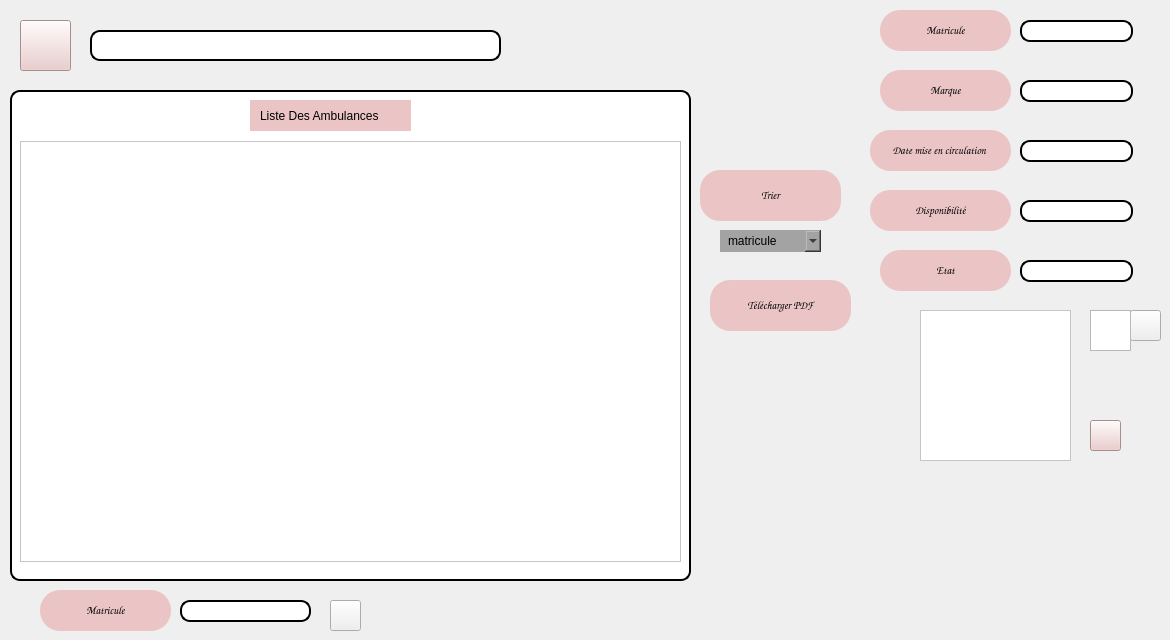
   <widget class="QWidget" name="Afficher">
    <attribute name="title">
     <string>Afficher</string>
    </attribute>
    <widget class="QPushButton" name="pushButton_15">
     <property name="geometry">
      <rect>
       <x>20</x>
       <y>20</y>
       <width>51</width>
       <height>51</height>
      </rect>
     </property>
     <property name="font">
      <font>
       <family>Comic Sans MS</family>
       <pointsize>8</pointsize>
       <weight>75</weight>
       <italic>false</italic>
       <bold>true</bold>
      </font>
     </property>
     <property name="styleSheet">
      <string notr="true">background-image: url(:/image/search.svg);
background-color: rgb(235, 197, 197);</string>
     </property>
     <property name="text">
      <string/>
     </property>
    </widget>
    <widget class="QLineEdit" name="nomrecherche">
     <property name="geometry">
      <rect>
       <x>90</x>
       <y>30</y>
       <width>411</width>
       <height>31</height>
      </rect>
     </property>
     <property name="font">
      <font>
       <family>Comic Sans MS</family>
       <pointsize>8</pointsize>
       <weight>75</weight>
       <italic>false</italic>
       <bold>true</bold>
      </font>
     </property>
     <property name="styleSheet">
      <string notr="true">border: 2px solid black;
font: 75 8pt &quot;MS Shell Dlg 2&quot;;
border-radius: 10px;
padding: 0 8px;
background: white;
font: bold, &quot;Comic Sans MS&quot;;;
text-align:center;</string>
     </property>
     <property name="text">
      <string/>
     </property>
    </widget>
    <widget class="QPlainTextEdit" name="plainTextEdit">
     <property name="geometry">
      <rect>
       <x>10</x>
       <y>90</y>
       <width>681</width>
       <height>491</height>
      </rect>
     </property>
     <property name="styleSheet">
      <string notr="true">border: 2px solid black;
font: 75 8pt &quot;MS Shell Dlg 2&quot;;
border-radius: 10px;
padding: 0 8px;
background: white;
font: bold, &quot;Comic Sans MS&quot;;;
text-align:center;</string>
     </property>
     <property name="plainText">
      <string/>
     </property>
    </widget>
    <widget class="QLineEdit" name="lineEdit_7">
     <property name="geometry">
      <rect>
       <x>250</x>
       <y>100</y>
       <width>161</width>
       <height>31</height>
      </rect>
     </property>
     <property name="styleSheet">
      <string notr="true">font: 75 8pt &quot;MS Shell Dlg 2&quot;;
border-radius: 20px;
color: black;
padding: 0 8px;
background: #ebc5c5;
font: bold, &quot;Comic Sans MS&quot;;;
text-align:center;</string>
     </property>
     <property name="text">
      <string>Liste Des Ambulances</string>
     </property>
    </widget>
    <widget class="QPushButton" name="pushButton_16">
     <property name="geometry">
      <rect>
       <x>710</x>
       <y>280</y>
       <width>141</width>
       <height>51</height>
      </rect>
     </property>
     <property name="font">
      <font>
       <family>Comic Sans MS</family>
       <pointsize>8</pointsize>
       <weight>75</weight>
       <italic>false</italic>
       <bold>true</bold>
      </font>
     </property>
     <property name="styleSheet">
      <string notr="true">font: 75 8pt &quot;MS Shell Dlg 2&quot;;
border-radius: 20px;
color: black;
padding: 0 8px;
background: #ebc5c5;
font: bold, &quot;Comic Sans MS&quot;;;
text-align:center;</string>
     </property>
     <property name="text">
      <string>Télécharger PDF</string>
     </property>
    </widget>
    <widget class="QPushButton" name="pushButton_19">
     <property name="geometry">
      <rect>
       <x>700</x>
       <y>170</y>
       <width>141</width>
       <height>51</height>
      </rect>
     </property>
     <property name="font">
      <font>
       <family>Comic Sans MS</family>
       <pointsize>8</pointsize>
       <weight>75</weight>
       <italic>false</italic>
       <bold>true</bold>
      </font>
     </property>
     <property name="styleSheet">
      <string notr="true">font: 75 8pt &quot;MS Shell Dlg 2&quot;;
border-radius: 20px;
color: black;
padding: 0 8px;
background: #ebc5c5;
font: bold, &quot;Comic Sans MS&quot;;;
text-align:center;</string>
     </property>
     <property name="text">
      <string>Trier</string>
     </property>
    </widget>
    <widget class="QTableView" name="view">
     <property name="geometry">
      <rect>
       <x>20</x>
       <y>141</y>
       <width>661</width>
       <height>421</height>
      </rect>
     </property>
     <property name="styleSheet">
      <string notr="true">background: rgb(255, 255, 255);</string>
     </property>
    </widget>
    <widget class="QLineEdit" name="lineEdit_matricule_2">
     <property name="geometry">
      <rect>
       <x>1020</x>
       <y>20</y>
       <width>113</width>
       <height>22</height>
      </rect>
     </property>
     <property name="styleSheet">
      <string notr="true">border: 2px solid black;
font: 75 8pt &quot;MS Shell Dlg 2&quot;;
border-radius: 10px;
padding: 0 8px;
background: white;
font: bold, &quot;Comic Sans MS&quot;;;
text-align:center;</string>
     </property>
    </widget>
    <widget class="QPushButton" name="pushButton_20">
     <property name="geometry">
      <rect>
       <x>880</x>
       <y>10</y>
       <width>131</width>
       <height>41</height>
      </rect>
     </property>
     <property name="font">
      <font>
       <family>Comic Sans MS</family>
       <pointsize>8</pointsize>
       <weight>75</weight>
       <italic>false</italic>
       <bold>true</bold>
      </font>
     </property>
     <property name="styleSheet">
      <string notr="true">font: 75 8pt &quot;MS Shell Dlg 2&quot;;
border-radius: 20px;
color: black;
padding: 0 8px;
background: #ebc5c5;
font: bold, &quot;Comic Sans MS&quot;;;
text-align:center;</string>
     </property>
     <property name="text">
      <string>Matricule</string>
     </property>
    </widget>
    <widget class="QPushButton" name="pushButton_39">
     <property name="geometry">
      <rect>
       <x>330</x>
       <y>600</y>
       <width>31</width>
       <height>31</height>
      </rect>
     </property>
     <property name="font">
      <font>
       <family>Comic Sans MS</family>
       <pointsize>8</pointsize>
       <weight>75</weight>
       <italic>false</italic>
       <bold>true</bold>
      </font>
     </property>
     <property name="styleSheet">
      <string notr="true">background-image: url(:/image/trash-2 (1).svg);</string>
     </property>
     <property name="text">
      <string/>
     </property>
    </widget>
    <widget class="QPushButton" name="pushButton_23">
     <property name="geometry">
      <rect>
       <x>1130</x>
       <y>310</y>
       <width>31</width>
       <height>31</height>
      </rect>
     </property>
     <property name="font">
      <font>
       <family>Comic Sans MS</family>
       <pointsize>8</pointsize>
       <weight>75</weight>
       <italic>false</italic>
       <bold>true</bold>
      </font>
     </property>
     <property name="styleSheet">
      <string notr="true">background-image: url(:/image/save.svg);</string>
     </property>
     <property name="text">
      <string/>
     </property>
    </widget>
    <widget class="QPushButton" name="pushButton_24">
     <property name="geometry">
      <rect>
       <x>880</x>
       <y>70</y>
       <width>131</width>
       <height>41</height>
      </rect>
     </property>
     <property name="font">
      <font>
       <family>Comic Sans MS</family>
       <pointsize>8</pointsize>
       <weight>75</weight>
       <italic>false</italic>
       <bold>true</bold>
      </font>
     </property>
     <property name="styleSheet">
      <string notr="true">font: 75 8pt &quot;MS Shell Dlg 2&quot;;
border-radius: 20px;
color: black;
padding: 0 8px;
background: #ebc5c5;
font: bold, &quot;Comic Sans MS&quot;;;
text-align:center;</string>
     </property>
     <property name="text">
      <string>Marque</string>
     </property>
    </widget>
    <widget class="QLineEdit" name="marque_2">
     <property name="geometry">
      <rect>
       <x>1020</x>
       <y>80</y>
       <width>113</width>
       <height>22</height>
      </rect>
     </property>
     <property name="styleSheet">
      <string notr="true">border: 2px solid black;
font: 75 8pt &quot;MS Shell Dlg 2&quot;;
border-radius: 10px;
padding: 0 8px;
background: white;
font: bold, &quot;Comic Sans MS&quot;;;
text-align:center;</string>
     </property>
    </widget>
    <widget class="QPushButton" name="pushButton_25">
     <property name="geometry">
      <rect>
       <x>870</x>
       <y>130</y>
       <width>141</width>
       <height>41</height>
      </rect>
     </property>
     <property name="font">
      <font>
       <family>Comic Sans MS</family>
       <pointsize>8</pointsize>
       <weight>75</weight>
       <italic>false</italic>
       <bold>true</bold>
      </font>
     </property>
     <property name="styleSheet">
      <string notr="true">font: 75 8pt &quot;MS Shell Dlg 2&quot;;
border-radius: 20px;
color: black;
padding: 0 8px;
background: #ebc5c5;
font: bold, &quot;Comic Sans MS&quot;;;
text-align:center;</string>
     </property>
     <property name="text">
      <string>Date mise en circulation </string>
     </property>
    </widget>
    <widget class="QLineEdit" name="date_2">
     <property name="geometry">
      <rect>
       <x>1020</x>
       <y>140</y>
       <width>113</width>
       <height>22</height>
      </rect>
     </property>
     <property name="styleSheet">
      <string notr="true">border: 2px solid black;
font: 75 8pt &quot;MS Shell Dlg 2&quot;;
border-radius: 10px;
padding: 0 8px;
background: white;
font: bold, &quot;Comic Sans MS&quot;;;
text-align:center;</string>
     </property>
    </widget>
    <widget class="QPushButton" name="pushButton_26">
     <property name="geometry">
      <rect>
       <x>870</x>
       <y>190</y>
       <width>141</width>
       <height>41</height>
      </rect>
     </property>
     <property name="font">
      <font>
       <family>Comic Sans MS</family>
       <pointsize>8</pointsize>
       <weight>75</weight>
       <italic>false</italic>
       <bold>true</bold>
      </font>
     </property>
     <property name="styleSheet">
      <string notr="true">font: 75 8pt &quot;MS Shell Dlg 2&quot;;
border-radius: 20px;
color: black;
padding: 0 8px;
background: #ebc5c5;
font: bold, &quot;Comic Sans MS&quot;;;
text-align:center;</string>
     </property>
     <property name="text">
      <string>Disponibilité</string>
     </property>
    </widget>
    <widget class="QLineEdit" name="dispo_2">
     <property name="geometry">
      <rect>
       <x>1020</x>
       <y>200</y>
       <width>113</width>
       <height>22</height>
      </rect>
     </property>
     <property name="styleSheet">
      <string notr="true">border: 2px solid black;
font: 75 8pt &quot;MS Shell Dlg 2&quot;;
border-radius: 10px;
padding: 0 8px;
background: white;
font: bold, &quot;Comic Sans MS&quot;;;
text-align:center;</string>
     </property>
    </widget>
    <widget class="QPushButton" name="pushButton_27">
     <property name="geometry">
      <rect>
       <x>880</x>
       <y>250</y>
       <width>131</width>
       <height>41</height>
      </rect>
     </property>
     <property name="font">
      <font>
       <family>Comic Sans MS</family>
       <pointsize>8</pointsize>
       <weight>75</weight>
       <italic>false</italic>
       <bold>true</bold>
      </font>
     </property>
     <property name="styleSheet">
      <string notr="true">font: 75 8pt &quot;MS Shell Dlg 2&quot;;
border-radius: 20px;
color: black;
padding: 0 8px;
background: #ebc5c5;
font: bold, &quot;Comic Sans MS&quot;;;
text-align:center;</string>
     </property>
     <property name="text">
      <string>Etat</string>
     </property>
    </widget>
    <widget class="QLineEdit" name="etat_2">
     <property name="geometry">
      <rect>
       <x>1020</x>
       <y>260</y>
       <width>113</width>
       <height>22</height>
      </rect>
     </property>
     <property name="styleSheet">
      <string notr="true">border: 2px solid black;
font: 75 8pt &quot;MS Shell Dlg 2&quot;;
border-radius: 10px;
padding: 0 8px;
background: white;
font: bold, &quot;Comic Sans MS&quot;;;
text-align:center;</string>
     </property>
    </widget>
    <widget class="QPushButton" name="pushButton_28">
     <property name="geometry">
      <rect>
       <x>40</x>
       <y>590</y>
       <width>131</width>
       <height>41</height>
      </rect>
     </property>
     <property name="font">
      <font>
       <family>Comic Sans MS</family>
       <pointsize>8</pointsize>
       <weight>75</weight>
       <italic>false</italic>
       <bold>true</bold>
      </font>
     </property>
     <property name="styleSheet">
      <string notr="true">font: 75 8pt &quot;MS Shell Dlg 2&quot;;
border-radius: 20px;
color: black;
padding: 0 8px;
background: #ebc5c5;
font: bold, &quot;Comic Sans MS&quot;;;
text-align:center;</string>
     </property>
     <property name="text">
      <string>Matricule</string>
     </property>
    </widget>
    <widget class="QLineEdit" name="lineEdit_matricule_3">
     <property name="geometry">
      <rect>
       <x>180</x>
       <y>600</y>
       <width>131</width>
       <height>22</height>
      </rect>
     </property>
     <property name="styleSheet">
      <string notr="true">border: 2px solid black;
font: 75 8pt &quot;MS Shell Dlg 2&quot;;
border-radius: 10px;
padding: 0 8px;
background: white;
font: bold, &quot;Comic Sans MS&quot;;;
text-align:center;</string>
     </property>
    </widget>
    <widget class="QTextEdit" name="textEdit">
     <property name="geometry">
      <rect>
       <x>1090</x>
       <y>310</y>
       <width>41</width>
       <height>41</height>
      </rect>
     </property>
    </widget>
    <widget class="QComboBox" name="comboBox_tri">
     <property name="geometry">
      <rect>
       <x>720</x>
       <y>230</y>
       <width>101</width>
       <height>22</height>
      </rect>
     </property>
     <property name="styleSheet">
      <string notr="true">font: 75 8pt &quot;MS Shell Dlg 2&quot;;
border-radius: 20px;
color: black;
padding: 0 8px;
background: #b87979;
background-color: rgb(163, 163, 163);
font: bold, &quot;Comic Sans MS&quot;;;
text-align:center;</string>
     </property>
     <item>
      <property name="text">
       <string>matricule</string>
      </property>
     </item>
     <item>
      <property name="text">
       <string>marque</string>
      </property>
     </item>
     <item>
      <property name="text">
       <string>etat</string>
      </property>
     </item>
    </widget>
    <widget class="QGraphicsView" name="img2">
     <property name="geometry">
      <rect>
       <x>920</x>
       <y>310</y>
       <width>151</width>
       <height>151</height>
      </rect>
     </property>
     <property name="styleSheet">
      <string notr="true">background-color: rgb(255, 255, 255);</string>
     </property>
    </widget>
    <widget class="QPushButton" name="load_modifier">
     <property name="geometry">
      <rect>
       <x>1090</x>
       <y>420</y>
       <width>31</width>
       <height>31</height>
      </rect>
     </property>
     <property name="font">
      <font>
       <family>Comic Sans MS</family>
       <pointsize>8</pointsize>
       <weight>75</weight>
       <italic>false</italic>
       <bold>true</bold>
      </font>
     </property>
     <property name="styleSheet">
      <string notr="true">background-color: rgb(235, 197, 197);
background-image: url(:/Downloads/image.svg);</string>
     </property>
     <property name="text">
      <string/>
     </property>
    </widget>
   </widget>
